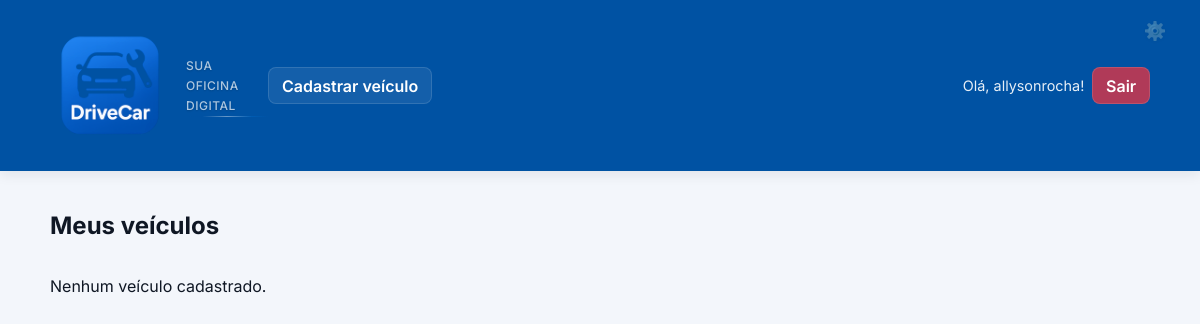
The app's page / (signed in), older data.
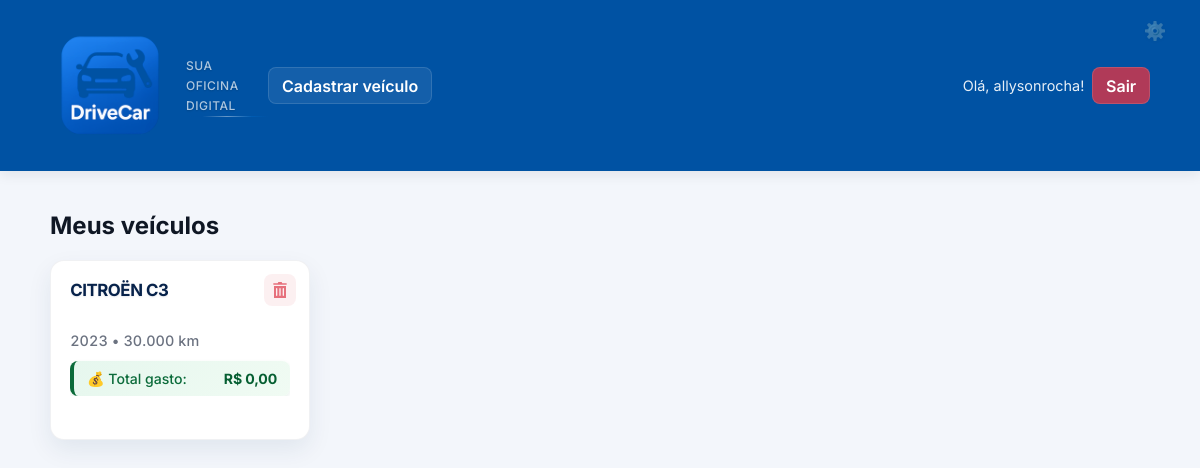
The same page, newer data.
### drivecar/models.py (models this page shows, shortened)
class Veiculo(models.Model):
    TIPO_COMBUSTIVEL_CHOICES = [
        ('GASOLINA', 'Gasolina'),
        ('ALCOOL', 'Álcool / Etanol'),
        ('FLEX', 'Flex (Gasolina/Etanol)'),
        ('DIESEL', 'Diesel'),
        ('GNV', 'GNV (Gás Natural Veicular)'),
        ('HIBRIDO', 'Híbrido'),
        ('ELETRICO', 'Elétrico'),
    ]
    usuario = models.ForeignKey(User, on_delete=models.CASCADE, verbose_name=_("usuário"))
    marca = models.ForeignKey(Marca, on_delete=models.PROTECT, verbose_name=_("marca"), null=True, blank=True)
    modelo = models.ForeignKey(Modelo, on_delete=models.PROTECT, verbose_name=_("modelo"), null=True, blank=True)
    versao = models.ForeignKey(Versao, on_delete=models.PROTECT, verbose_name=_("versão"), null=True, blank=True)
    marca_legado = models.CharField(_("marca (legado)"), max_length=50, blank=True)
    modelo_legado = models.CharField(_("modelo (legado)"), max_length=50, blank=True)
    ano = models.PositiveIntegerField(_("ano"))
    placa = models.CharField(_("placa"), max_length=10, blank=True)
    km_atual = models.PositiveIntegerField(_("quilometragem atual"), default=0)
    combustivel = models.CharField(_("combustível"), max_length=20, choices=TIPO_COMBUSTIVEL_CHOICES, blank=True)
    @property
    def titulo_limpo(self):
        marca_nome = self.marca.nome if self.marca else self.marca_legado
        modelo_nome = self.modelo.nome if self.modelo else self.modelo_legado
        if marca_nome and modelo_nome:
            if marca_nome.upper() in modelo_nome.upper():
                return modelo_nome
            else:
                return f"{marca_nome} {modelo_nome}"
        elif modelo_nome:
            return modelo_nome
        elif marca_nome:
            return marca_nome
        else:
            return "Veículo sem identificação"
    def total_gasto_manutencao(self):
        from django.db.models import Sum
        total = self.registromanutencao_set.aggregate(
            total=Sum('preco')
        )['total']
        return total or 0
    def total_gasto_manutencao_formatado(self):
        total = self.total_gasto_manutencao()
        valor_str = f"{total:.2f}"
        partes = valor_str.split('.')
        parte_inteira = partes[0]
        parte_decimal = partes[1]
        return f"R$ {parte_inteira},{parte_decimal}"
    class Meta:
        verbose_name = _("Veículo")
        verbose_name_plural = _("Veículos")

class Marca(models.Model):
    nome = models.CharField(_("nome da marca"), max_length=50, unique=True)
    logo = models.CharField(_("logo/imagem"), max_length=200, blank=True)
    ativo = models.BooleanField(_("ativo"), default=True)
    class Meta:
        verbose_name = _("Marca")
        verbose_name_plural = _("Marcas")
        ordering = ["nome"]

class Modelo(models.Model):
    marca = models.ForeignKey(Marca, on_delete=models.CASCADE, verbose_name=_("marca"))
    nome = models.CharField(_("nome do modelo"), max_length=100)
    ano_inicio = models.PositiveIntegerField(_("ano de início"), null=True, blank=True)
    ano_fim = models.PositiveIntegerField(_("ano de fim"), null=True, blank=True)
    ativo = models.BooleanField(_("ativo"), default=True)
    class Meta:
        verbose_name = _("Modelo")
        verbose_name_plural = _("Modelos")
        ordering = ["marca__nome", "nome"]
        unique_together = ["marca", "nome"]

### drivecar/views.py (the view)
# urls.py: path("", views.index, name="index"),
@login_required
def index(request):
    veiculos = Veiculo.objects.filter(usuario=request.user)
    context = {
        'veiculos': veiculos,
        'total_veiculos': veiculos.count(),
    }
    return render(request, 'drivecar/index.html', context)

### templates/drivecar/index.html (shortened to what this page needs)
{% extends "drivecar/base.html" %}
{% load humanize %}
{% block content %}
<h2>Meus veículos</h2>
<div class="vehicle-grid">
  {% for v in veiculos %}
    <article class="vehicle-card" data-vehicle-id="{{ v.id }}" data-marca="{{ v.marca.nome }}">
      <a class="vehicle-link" href="{% url 'drivecar:manutencao' v.id %}">
        <div class="vehicle-header">
          <div class="vehicle-title">{{ v.titulo_limpo }}</div>
        </div>
        <div class="vehicle-footer">
          <div class="vehicle-meta">{{ v.ano }} • {{ v.km_atual|intcomma }} km</div>
          <div class="vehicle-maintenance-cost">
            <span class="cost-label">💰 Total gasto:</span>
            <strong class="cost-value">{{ v.total_gasto_manutencao_formatado }}</strong>
          </div>
        </div>
      </a>
      <a href="{% url 'drivecar:excluir_veiculo' v.id %}" class="delete-btn" title="Excluir veículo" onclick="return confirm('Tem certeza que deseja excluir este veículo?')">
      </a>
    </article>
  {% empty %}
    <p>Nenhum veículo cadastrado.</p>
  {% endfor %}
</div>
{% endblock %}

Row changes from the older to the newer data that the page shows:
added Veiculo: titulo_limpo "CITROËN C3", ano "2023", km_atual "30.000", total_gasto_manutencao_formatado "R$ 0,00"
Text that changed along with them:
text no longer shown: "Nenhum veículo cadastrado."
